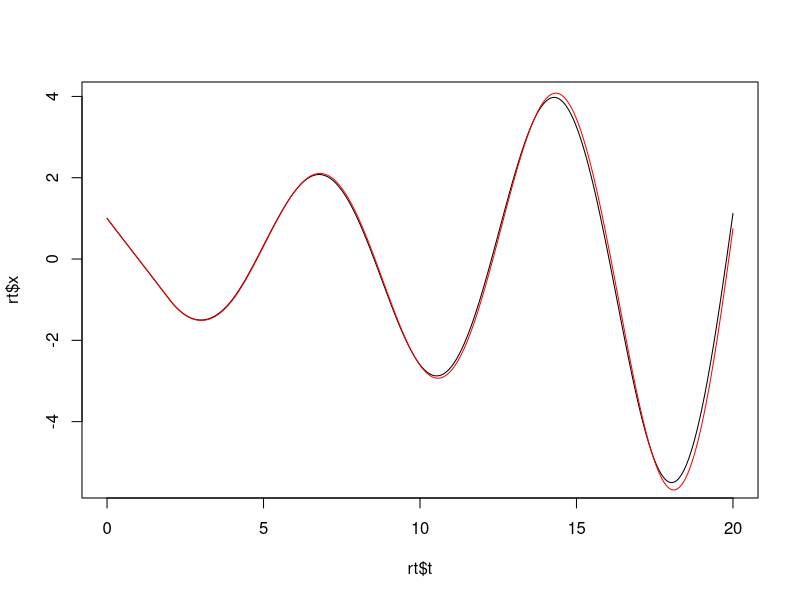

R code for this plot:
tao = 2
niter = 10

Gen_delay_Teorico <- function(){
   np = 100
   t = seq(-1*tao, 0, length.out = np)

   x = rep(1,np)
   #xx = x
   #tt = t
   tt = c()
   xx = c()

   for (n in 1:niter){
      res = 1
      t = t + tao
      for (k in 1:n){
         res = res + (-1)^k *(t - (k-1)*tao)^k / factorial(k)
      }
      xx = c(xx, res)
      tt = c(tt,t)
   } 
   ret <- list(t=tt, x=xx) 
}

Integral <- function(del, f){
   np = 100
   x = rep(0, np)

   x[1] = f[np]
   x1 = x[1]

   for (i in 2:np){
      x2 = x1 - del*f[i-1]
      x[i] = x2
      x1 = x2
   }
   ret = x
}

Gen_graf_Retardo_numerica <- function(){
   np = 100

   t = seq(-1*tao,0,length.out = np)

   del = t[2] - t[1]

   f = rep(1,np)
   ff = c()
   tt = c()

   for (i in 1:niter){
      t = t+tao
      x = Integral(del, f)
      ff = c(ff, x)
      tt = c(tt, t)
      f = x
   }
   ret <- list(t=tt, f=ff)
}

rt <- Gen_delay_Teorico()
   
plot(rt$t, rt$x, type='l')

rn <- Gen_graf_Retardo_numerica()

points(rn$t, rn$f, type='l', col='red')
